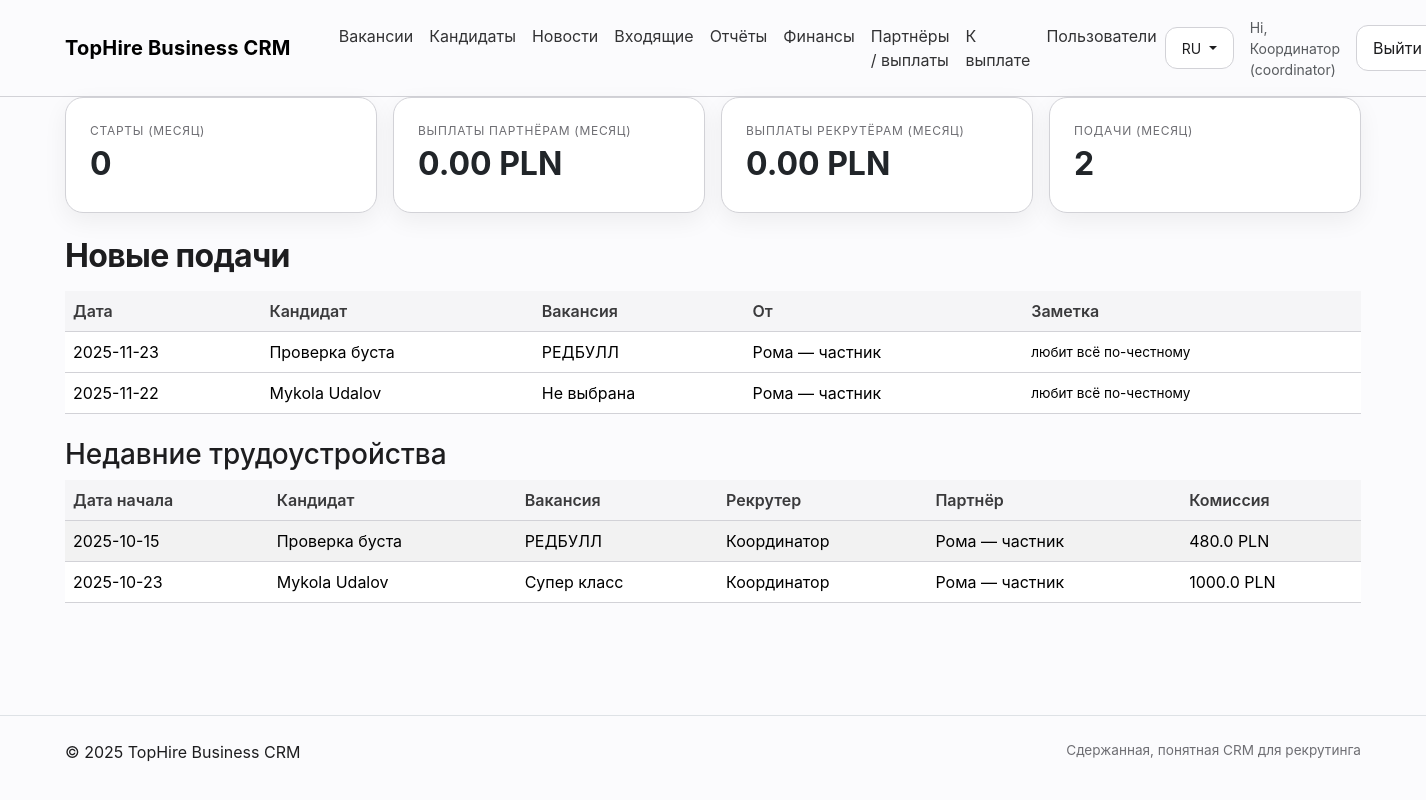
The page / (signed in) on the database its author committed.
### models.py (models this page shows, shortened)
class Base(DeclarativeBase):
    pass

class User(Base):
    __tablename__ = "users"
    id: Mapped[int] = mapped_column(primary_key=True)
    name: Mapped[str] = mapped_column(String(180))
    email: Mapped[str] = mapped_column(String(255), unique=True, index=True)
    password_hash: Mapped[str] = mapped_column(String(255))
    role: Mapped[str] = mapped_column(String(32))  # coordinator|recruiter|partner
    is_active: Mapped[bool] = mapped_column(Boolean, default=True)
    note: Mapped[str] = mapped_column(Text, default="")
    is_blocked: Mapped[bool] = mapped_column(Boolean, default=False)
    bank_account: Mapped[str] = mapped_column(String(255), default="")
    bank_name: Mapped[str] = mapped_column(String(255), default="")
    company_name: Mapped[str] = mapped_column(String(255), default="")
    tax_id: Mapped[str] = mapped_column(String(100), default="")
    address: Mapped[str] = mapped_column(Text, default="")
    payout_note: Mapped[str] = mapped_column(Text, default="")
    created_at: Mapped[datetime] = mapped_column(DateTime, default=datetime.utcnow)

class Candidate(Base):
    __tablename__ = "candidates"
    id: Mapped[int] = mapped_column(primary_key=True)
    job_id: Mapped[int] = mapped_column(ForeignKey("jobs.id"))
    submitter_id: Mapped[int] = mapped_column(ForeignKey("users.id"))
    full_name: Mapped[str] = mapped_column(String(200))
    phone: Mapped[str] = mapped_column(String(100), default="")
    email: Mapped[str] = mapped_column(String(200), default="")
    cv_url: Mapped[str] = mapped_column(String(400), default="")
    notes: Mapped[str] = mapped_column(Text, default="")
    status: Mapped[str] = mapped_column(String(32), default="Подан")
    partner_fee_offer: Mapped[float] = mapped_column(Float, default=0.0)
    recruiter_fee_offer: Mapped[float] = mapped_column(Float, default=0.0)
    created_at: Mapped[datetime] = mapped_column(DateTime, default=datetime.utcnow)

class Placement(Base):
    __tablename__ = "placements"
    id: Mapped[int] = mapped_column(primary_key=True)
    candidate_id: Mapped[int] = mapped_column(ForeignKey("candidates.id"), unique=True)
    job_id: Mapped[int] = mapped_column(ForeignKey("jobs.id"))
    recruiter_id: Mapped[int] = mapped_column(ForeignKey("users.id"))
    start_date: Mapped[str] = mapped_column(String(10))  # YYYY-MM-DD
    partner_commission: Mapped[float] = mapped_column(Float, default=0.0)
    recruiter_commission: Mapped[float] = mapped_column(Float, default=0.0)
    status: Mapped[str] = mapped_column(String(32), default="Вышел на работу")
    partner_paid: Mapped[bool] = mapped_column(Boolean, default=False)
    partner_paid_at: Mapped[datetime | None] = mapped_column(DateTime, default=None)
    partner_payment_file: Mapped[str] = mapped_column(String(255), default="")
    created_at: Mapped[datetime] = mapped_column(DateTime, default=datetime.utcnow)

class Job(Base):
    __tablename__ = "jobs"
    id: Mapped[int] = mapped_column(primary_key=True)
    title: Mapped[str] = mapped_column(String(200))
    location: Mapped[str] = mapped_column(String(200), default="")
    description: Mapped[str] = mapped_column(Text, default="")
    short_description: Mapped[str] = mapped_column(String(255), default="")
    status: Mapped[str] = mapped_column(String(32), default="active")
    priority: Mapped[str] = mapped_column(String(32), default="normal")  # urgent|normal|low
    gender_preference: Mapped[str] = mapped_column(String(32), default="")  # m/f/any, хранится как текст
    age_to: Mapped[int] = mapped_column(Integer, default=0)  # 0 = без ограничения
    partner_fee_amount: Mapped[float] = mapped_column(Float, default=0.0)
    recruiter_fee_amount: Mapped[float] = mapped_column(Float, default=0.0)
    promo_multiplier: Mapped[float] = mapped_column(Float, default=1.0)
    promo_label: Mapped[str] = mapped_column(String(255), default="")
    created_at: Mapped[datetime] = mapped_column(DateTime, default=datetime.utcnow)

### app.py (the view)
@app.route("/")
@login_required
def index():
    u = g.user
    ym = date.today().strftime("%Y-%m")
    if u.role == "partner":
        jobs = (db.session.query(Job)
                .filter(Job.status=="active")
                .order_by(
                    case((Job.priority=="top", 0),
                         (Job.priority=="urgent", 1),
                         (Job.priority=="normal", 2),
                         else_=3),
                    Job.created_at.desc()
                )
                .limit(4)
                .all())
        sub_job_id = request.args.get("job_id", type=int)
        sub_status = request.args.get("status")
        sub_q = (request.args.get("q") or "").strip()
        q_sub = (db.session.query(Candidate, case((Job.status=="active", Job.title), else_=None).label("job_title"))
                 .join(Job, Candidate.job_id==Job.id)
                 .filter(Candidate.submitter_id==u.id,
                         Candidate.status != "Удалён"))
        if sub_job_id:
            q_sub = q_sub.filter(Candidate.job_id==sub_job_id)
        if sub_status:
            q_sub = q_sub.filter(Candidate.status==sub_status)
        if sub_q:
            like_val = f"%{sub_q}%"
            q_sub = q_sub.filter(Candidate.full_name.ilike(like_val))
        submissions = q_sub.order_by(Candidate.created_at.desc()).limit(200).all()
        my_submissions = db.session.query(func.count(Candidate.id)).filter(
            Candidate.submitter_id==u.id,
            func.strftime("%Y-%m", Candidate.created_at)==ym,
            Candidate.status != "Удалён").scalar() or 0
        my_starts = (db.session.query(func.count(Placement.id))
                     .join(Candidate, Candidate.id==Placement.candidate_id)
                     .filter(Candidate.submitter_id==u.id,
                             func.strftime("%Y-%m", Placement.start_date)==ym).scalar() or 0)
        my_month_accrued = (db.session.query(func.coalesce(func.sum(Placement.partner_commission), 0.0))
                             .join(Candidate, Candidate.id==Placement.candidate_id)
                             .filter(Candidate.submitter_id==u.id,
                                     func.strftime("%Y-%m", Placement.start_date)==ym).scalar() or 0.0)
        my_month_paid = (db.session.query(func.coalesce(func.sum(Placement.partner_commission), 0.0))
                          .join(Candidate, Candidate.id==Placement.candidate_id)
                          .filter(Candidate.submitter_id==u.id,
                                  Placement.partner_paid == True,
                                  Placement.partner_paid_at.is_not(None),
                                  func.strftime("%Y-%m", Placement.partner_paid_at)==ym).scalar() or 0.0)
        total_accrued = (db.session.query(func.coalesce(func.sum(Placement.partner_commission), 0.0))
                          .join(Candidate, Candidate.id==Placement.candidate_id)
                          .filter(Candidate.submitter_id==u.id).scalar() or 0.0)
        total_paid = (db.session.query(func.coalesce(func.sum(Placement.partner_commission), 0.0))
                       .join(Candidate, Candidate.id==Placement.candidate_id)
                       .filter(Candidate.submitter_id==u.id,
                               Placement.partner_paid == True).scalar() or 0.0)
        my_balance = total_accrued - total_paid
        partner_note = u.note or ""
        return render_template(
            "dash_partner.html",
            jobs=jobs,
            submissions=submissions,
            partner_note=partner_note,
            pipeline=PIPELINE,
            current_filters={"job_id": sub_job_id, "status": sub_status, "q": sub_q},
            kpi={
                "my_submissions": my_submissions,
                "my_starts": my_starts,
                "my_partner_sum": round(my_month_accrued, 2),
                "my_partner_paid": round(my_month_paid, 2),
                "my_partner_balance": round(my_balance, 2),
            },
        )
    else:
        submissions = (db.session.query(Candidate,
                        case((Job.status=="active", Job.title), else_=None).label("job_title"),
                        User.name.label("submitter_name"),
                        User.note.label("submitter_note"))
                       .join(Job, Candidate.job_id==Job.id)
                       .join(User, User.id==Candidate.submitter_id)
                       .order_by(Candidate.created_at.desc()).limit(50).all())
        placements = (db.session.query(Placement,
                        Candidate.full_name.label("cand_name"),
                        Job.title.label("job_title"),
                        User.name.label("recruiter_name"),
                        db.session.query(User.name).filter(User.id==Candidate.submitter_id).correlate(Candidate).scalar_subquery().label("partner_name"))
                       .join(Candidate, Candidate.id==Placement.candidate_id)
                       .join(Job, Job.id==Placement.job_id)
                       .join(User, User.id==Placement.recruiter_id)
                       .order_by(Placement.created_at.desc()).limit(50).all())
        month_starts = db.session.query(func.count(Placement.id)).filter(
            func.strftime("%Y-%m", Placement.start_date)==ym).scalar() or 0
        month_submissions = db.session.query(func.count(Candidate.id)).filter(
            func.strftime("%Y-%m", Candidate.created_at)==ym).scalar() or 0
        partner_sum = db.session.query(func.coalesce(func.sum(Placement.partner_commission),0.0)).filter(
            func.strftime("%Y-%m", Placement.start_date)==ym).scalar() or 0.0
        recruiter_sum = db.session.query(func.coalesce(func.sum(Placement.recruiter_commission),0.0)).filter(
            func.strftime("%Y-%m", Placement.start_date)==ym).scalar() or 0.0
        top_rec = db.session.execute(text("""
            SELECT u.name as name, COUNT(p.id) as starts, COALESCE(SUM(p.recruiter_commission),0) as recruiter_sum
            FROM placements p
            JOIN users u ON u.id = p.recruiter_id
            WHERE strftime('%Y-%m', p.start_date) = :ym
            GROUP BY u.id ORDER BY starts DESC LIMIT 10
        """), {"ym": ym}).mappings().all()
        top_par = db.session.execute(text("""
            SELECT u.name as name, COUNT(p.id) as starts, COALESCE(SUM(p.partner_commission),0) as partner_sum
            FROM placements p
            JOIN candidates c ON c.id = p.candidate_id
            JOIN users u ON u.id = c.submitter_id
            WHERE strftime('%Y-%m', p.start_date) = :ym
            GROUP BY u.id ORDER BY starts DESC LIMIT 10
        """), {"ym": ym}).mappings().all()
        return render_template("dash_staff.html", submissions=submissions, placements=placements,
                               kpi={"month_starts": month_starts,
                                    "month_submissions": month_submissions,
                                    "month_partner_sum": round(partner_sum,2),
                                    "month_recruiter_sum": round(recruiter_sum,2),
                                    "by_recruiter": top_rec, "by_partner": top_par})

### templates/dash_staff.html
{% extends "layout.html" %}
{% block content %}
<div class="row g-3 mb-4">
  <div class="col-md-3"><div class="card p-4 kpi-card"><div class="label">Старты (месяц)</div><div class="value">{{ kpi.month_starts }}</div></div></div>
  <div class="col-md-3"><div class="card p-4 kpi-card"><div class="label">Выплаты партнёрам (месяц)</div><div class="value">{{ '%.2f'|format(kpi.month_partner_sum) }} PLN</div></div></div>
  <div class="col-md-3"><div class="card p-4 kpi-card"><div class="label">Выплаты рекрутёрам (месяц)</div><div class="value">{{ '%.2f'|format(kpi.month_recruiter_sum) }} PLN</div></div></div>
  <div class="col-md-3"><div class="card p-4 kpi-card"><div class="label">Подачи (месяц)</div><div class="value">{{ kpi.month_submissions }}</div></div></div>
</div>
<h2 class="hero-title mb-3">Новые подачи</h2>
<table class="table table-hover align-middle"><thead><tr><th>Дата</th><th>Кандидат</th><th>Вакансия</th><th>От</th><th>Заметка</th></tr></thead><tbody>
  {% for c, job_title, submitter_name, submitter_note in submissions %}
  <tr><td>{{ c.created_at.date() }}</td><td>{{ c.full_name }}</td><td>{{ job_title or 'Не выбрана' }}</td><td>{{ submitter_name }}</td><td class="small-note">{{ submitter_note }}</td></tr>
  {% endfor %}
</tbody></table>
<h3 class="mt-4">Недавние трудоустройства</h3>
<table class="table table-striped align-middle"><thead><tr><th>Дата начала</th><th>Кандидат</th><th>Вакансия</th><th>Рекрутер</th><th>Партнёр</th><th>Комиссия</th></tr></thead><tbody>
  {% for p, cand_name, job_title, recruiter_name, partner_name in placements %}
  <tr><td>{{ p.start_date }}</td><td>{{ cand_name }}</td><td>{{ job_title }}</td><td>{{ recruiter_name }}</td><td>{{ partner_name }}</td><td>{{ p.partner_commission }} PLN</td></tr>
  {% endfor %}
</tbody></table>
{% endblock %}

### templates/layout.html (shortened to what this page needs)
<!doctype html>
<html lang="{{ current_lang or 'ru' }}">
<head>
  <link href="https://cdn.jsdelivr.net/npm/bootstrap@5.3.3/dist/css/bootstrap.min.css" rel="stylesheet">
  <link href="{{ url_for('static', filename='css/tophire.css') }}" rel="stylesheet">
</head>
<body>
<nav class="navbar navbar-expand-lg py-3">
  <div class="container">
    <a class="navbar-brand brand" href="{{ url_for('index') }}">{{ BRAND }}</a>
    {% if g.user %}
    <div class="collapse navbar-collapse" id="nav">
      <ul class="navbar-nav ms-4 me-auto">
        <li class="nav-item"><a class="nav-link" href="{{ url_for('jobs') }}">{{ "Вакансії" if current_lang=="uk" else "Вакансии" }}</a></li>
        <li class="nav-item"><a class="nav-link" href="{{ url_for('candidates') }}">{{ "Кандидати" if current_lang=="uk" else "Кандидаты" }}</a></li>
        <li class="nav-item">
          <a class="nav-link" href="{{ url_for('news_list') }}">
            {{ "Новини" if current_lang=="uk" else "Новости" }}
          </a>
        </li>
        {% if g.user.role in ['recruiter','coordinator'] %}
          <li class="nav-item">
            <a class="nav-link" href="{{ url_for('inbox') }}">
              {{ "Вхідні" if current_lang=="uk" else "Входящие" }}
            </a>
          </li>
          <li class="nav-item"><a class="nav-link" href="{{ url_for('reports') }}">{{ "Звіти" if current_lang=="uk" else "Отчёты" }}</a></li>
        {% endif %}
        {% if g.user.role in ['finance','coordinator'] %}
          <li class="nav-item"><a class="nav-link" href="{{ url_for('finance_dashboard') }}">{{ "Фінанси" if current_lang=="uk" else "Финансы" }}</a></li>
          <li class="nav-item"><a class="nav-link" href="{{ url_for('finance_partners') }}">{{ "Партнери / виплати" if current_lang=="uk" else "Партнёры / выплаты" }}</a></li>
          <li class="nav-item"><a class="nav-link" href="{{ url_for('finance_payments') }}">К выплате</a></li>
        {% endif %}
        {% if g.user.role == 'coordinator' %}
          <li class="nav-item"><a class="nav-link" href="{{ url_for('admin_users') }}">{{ "Користувачі" if current_lang=="uk" else "Пользователи" }}</a></li>
        {% endif %}
      </ul>
      <div class="d-flex align-items-center gap-3">
        <div class="dropdown">
          <button class="btn btn-sm btn-outline-secondary dropdown-toggle" type="button" data-bs-toggle="dropdown">
            {{ "UA" if current_lang=="uk" else "RU" }}
          </button>
        </div>
        <span class="text-muted small d-inline-flex align-items-center gap-2">
          <span>{{ "Привіт" if current_lang=="uk" else "Hi" }}, {{ g.user.name }} ({{ g.user.role }})</span>
        </span>
        <a class="btn btn-outline-secondary" href="{{ url_for('logout') }}">{{ "Вийти" if current_lang=="uk" else "Выйти" }}</a>
      </div>
    </div>
    {% endif %}
  </div>
</nav>
<main class="container pb-5">
  {% block content %}{% endblock %}
</main>
<footer class="py-4 mt-5 border-top">
  <div class="container d-flex justify-content-between">
    <span>© {{ 2025 }} {{ BRAND }}</span>
    <span class="small-note">{{ "Стримана, зрозуміла CRM для рекрутингу" if current_lang=="uk" else "Сдержанная, понятная CRM для рекрутинга" }}</span>
  </div>
</footer>
</body></html>

### rows shown on the page
User: user.name "Координатор", user.role "coordinator"
Candidate: created_at "2025-11-23", full_name "Проверка буста", job_title "РЕДБУЛЛ", name "Рома — частник", note "любит всё по-честному"
Candidate: created_at "2025-11-22", full_name "Mykola Udalov", job_title "Не выбрана", name "Рома — частник", note "любит всё по-честному"
Placement: start_date "2025-10-15", full_name "Проверка буста", title "РЕДБУЛЛ", name "Координатор", partner_name "Рома — частник", partner_commission "480.0"
Placement: start_date "2025-10-23", full_name "Mykola Udalov", title "Супер класс", name "Координатор", partner_name "Рома — частник", partner_commission "1000.0"

### other values the page prints
{{ BRAND }} "TopHire Business CRM"
{{ "Вакансії" if current_lang=="uk" else "Вакансии" }} "Вакансии"
{{ "Кандидати" if current_lang=="uk" else "Кандидаты" }} "Кандидаты"
{{ "Новини" if current_lang=="uk" else "Новости" }} "Новости"
{{ "Вхідні" if current_lang=="uk" else "Входящие" }} "Входящие"
{{ "Звіти" if current_lang=="uk" else "Отчёты" }} "Отчёты"
{{ "Фінанси" if current_lang=="uk" else "Финансы" }} "Финансы"
{{ "Партнери / виплати" if current_lang=="uk" else "Партнёры / выплаты" }} "Партнёры / выплаты"
{{ "Користувачі" if current_lang=="uk" else "Пользователи" }} "Пользователи"
{{ "UA" if current_lang=="uk" else "RU" }} "RU"
{{ "Привіт" if current_lang=="uk" else "Hi" }} "Hi"
{{ "Вийти" if current_lang=="uk" else "Выйти" }} "Выйти"
{{ kpi.month_starts }} "0"
{{ '%.2f'|format(kpi.month_partner_sum) }} "0.00"
{{ '%.2f'|format(kpi.month_recruiter_sum) }} "0.00"
